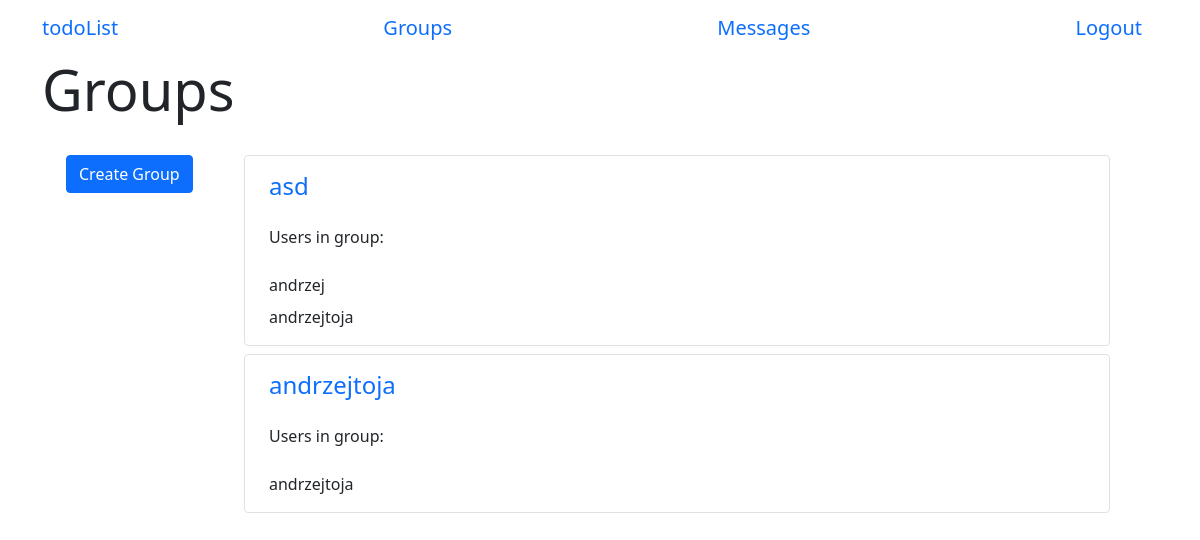
The page /groups (signed in) on the database its author committed.
### app/models.py (models this page shows, shortened)
class Group(db.Model):
    id = db.Column(db.Integer, primary_key=True)
    name = db.Column(db.String(64))
    users = db.relationship(
        "User",
        secondary=group_table,
        back_populates="groups")
    admin_id = db.Column(db.Integer)
    tasks = db.relationship('Task', backref='group', lazy='dynamic')

class User(UserMixin, db.Model):
    id = db.Column(db.Integer, primary_key=True)
    username = db.Column(db.String(64), index=True, unique=True)
    email = db.Column(db.String(64), index=True, unique=True)
    password_hash = db.Column(db.String(128))
    tasks = db.relationship('Task', backref='author', lazy='dynamic')
    sent_messages = db.relationship('Message', backref="sender", lazy='dynamic', foreign_keys='Message.sender_id')
    messages = db.relationship('Message', backref="receiver", lazy='dynamic', foreign_keys='Message.receiver_id')
    authenticated = db.Column(db.Boolean, index=True, default=False)
    groups = db.relationship(
        'Group',
        secondary=group_table,
        back_populates="users")

### app/routes.py (the view)
@login_required
@app.route('/groups')
def groups():
    if not current_user.is_authenticated:
        return redirect(url_for('index'))
    groups = current_user.groups
    return render_template('groups.html', groups=groups)

### app/models.py (called while the page is built)
@login.user_loader
def load_user(id):
    return User.query.get(int(id))

### app/templates/groups.html (shortened to what this page needs)
{% extends 'base.html' %}
{% block start %}Groups{% endblock %}
{% block body %}
    <div class="container row">
        <div class="container col-2">
            <form class="col-4 form-temp mt-3" action="/create_group">
                <input type="submit" class="btn btn-primary btn-block" value='Create Group'></input>
            </form>
        </div>
        <div class="container col-10 mt-3">
            {% if groups %}
                {% for group in groups %}
                    <div class="container border rounded mb-2">
                        <div class="row mt-3">
                            <a href={{ "/group/" + group.id|string }} class="col-11 h4 text-decoration-none">{{ group.name }}</a>
                            <p class="mt-3">
                                Users in group:
                                {% for user in group.users %}
                                    <div class="mt-2">
                                        {{ user.username }}
                                    </div>
                                {% endfor %}
                            </p>
                        </div>
                    </div>
                {% endfor %}
            {% else %}
                <div class="container m-auto">
                    You have no groups!
                </div>
            {% endif %}
        </div>
    </div>
{% endblock %}

### app/static/css/main.css (style rules this page uses)
* { box-sizing: border-box }
body { font-family: 'Montserrat', sans-serif; overflow-y:scroll; }
.form-temp { display: flex; flex-direction: row; }

### rows shown on the page
Group: name "asd"
User: username "andrzej"
User: username "andrzejtoja"
Group: name "andrzejtoja"
